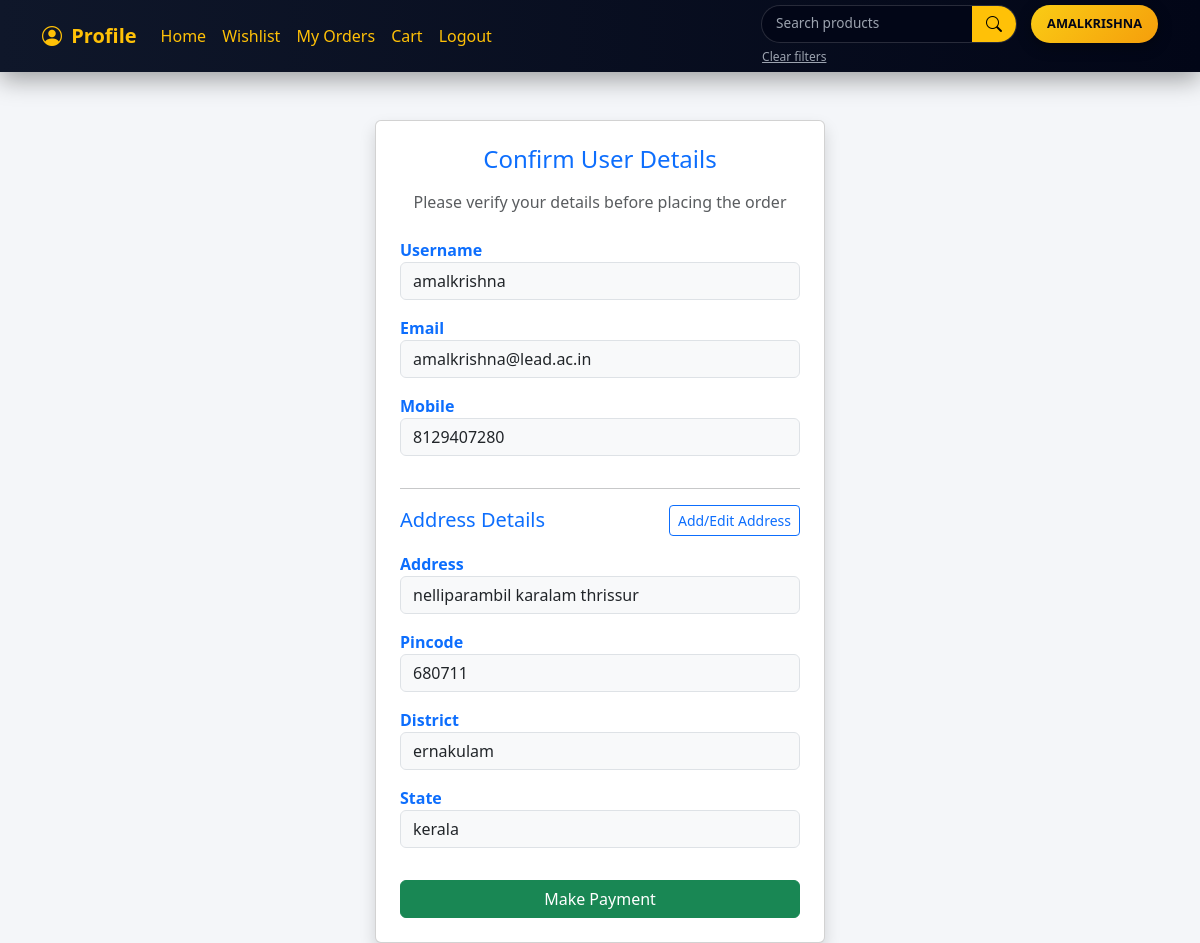
Screenshot of /order_confirm (signed in) with the database file from the repository.
### userapp/models.py (models this page shows, shortened)
class Customerdetails(models.Model):
    mobile=models.CharField(max_length=10,unique=True)
    user=models.OneToOneField(User,on_delete=models.CASCADE)
    is_active=models.BooleanField(default=True)
    otp=models.CharField(max_length=6,null=True,blank=True)
    otp_created_at = models.DateTimeField(null=True, blank=True)
    address=models.ForeignKey(CustomerAddress,on_delete=models.CASCADE,null=True, blank=True)
    password_length = models.IntegerField(default=0)

class CustomerAddress(models.Model):
    address=models.TextField()
    pincode=models.CharField(max_length=6)
    district=models.CharField(max_length=50)
    state=models.CharField(max_length=20)

### userapp/views.py (the view)
# urls.py: path('order_confirm',views.confirmation,name='order_confirm'),
@login_required
def confirmation(request):
    if not request.user.is_authenticated:
        return redirect('login_view')
    cart_items = CartProduct.objects.filter(cart__user=request.user)
    details=get_object_or_404(Customerdetails,user=request.user)
    return render(request,'order_confirmation.html',{'details':details})

### userapp/templates/order_confirmation.html (shortened to what this page needs)
{% extends "navbar.html" %}
{% block content %}
<div class="container mt-5 d-flex justify-content-center">
    <div class="card p-4 shadow" style="width: 450px;">
        <h4 class="text-center mb-3 text-primary">Confirm User Details</h4>
        <p class="text-center text-muted mb-4">
            Please verify your details before placing the order
        </p>
        <div class="mb-3">
            <label class="fw-bold text-primary">Username</label>
            <input type="text" class="form-control bg-light"
                   value="{{ details.user.username }}" readonly>
        </div>
        <div class="mb-3">
            <label class="fw-bold text-primary">Email</label>
            <input type="text" class="form-control bg-light"
                   value="{{ details.user.email }}" readonly>
        </div>
        <div class="mb-3">
            <label class="fw-bold text-primary">Mobile</label>
            <input type="text" class="form-control bg-light"
                   value="{{ details.mobile }}" readonly>
        </div>
        <hr>
        <div class="d-flex justify-content-between align-items-center mb-3">
            <h5 class="text-primary mb-0">Address Details</h5>
            <a href="{% url 'edit_address' %}"
               class="btn btn-sm btn-outline-primary">
                Add/Edit Address
            </a>
        </div>
        {% if details.address %}
        <div class="mb-3">
            <label class="fw-bold text-primary">Address</label>
            <input type="text" class="form-control bg-light"
                   value="{{ details.address.address }}" readonly>
        </div>
        <div class="mb-3">
            <label class="fw-bold text-primary">Pincode</label>
            <input type="text" class="form-control bg-light"
                   value="{{ details.address.pincode }}" readonly>
        </div>
        <div class="mb-3">
            <label class="fw-bold text-primary">District</label>
            <input type="text" class="form-control bg-light"
                   value="{{ details.address.district }}" readonly>
        </div>
        <div class="mb-3">
            <label class="fw-bold text-primary">State</label>
            <input type="text" class="form-control bg-light"
                   value="{{ details.address.state }}" readonly>
        </div>
        {% else %}
        <p class="text-danger text-center mb-3">
            Address not found. Please add an address before checkout.
        </p>
        {% endif %}
        {% if details.address %}
        <button type="button" class="btn btn-success w-100 mt-3" onclick="makePayment()">
            Make Payment
        </button>
        {% else %}
        <button class="btn btn-secondary w-100" disabled>Add address first</button>
        {% endif %}
    </div>
</div>
{% endblock content %}

### userapp/templates/navbar.html (shortened to what this page needs)
<!DOCTYPE html>
<html lang="en">
<head>
    <link href="https://cdn.jsdelivr.net/npm/bootstrap@5.3.8/dist/css/bootstrap.min.css" rel="stylesheet">
    <link rel="stylesheet" href="https://cdn.jsdelivr.net/npm/bootstrap-icons@1.11.1/font/bootstrap-icons.css">
</head>
<body>
<nav class="navbar navbar-expand-lg fixed-top">
    <div class="container">
        <a class="navbar-brand text-warning" href="{% url 'profile' %}">
            <i class="bi bi-person-circle me-1"></i> Profile
        </a>
        <div class="collapse navbar-collapse" id="mainNavbar">
            <ul class="navbar-nav me-auto">
                {% if user.is_authenticated %}
                <li class="nav-item">
                    <a class="nav-link" href="{% url 'user_dashboard' %}">Home</a>
                </li>
                {% else %}
                <li class="nav-item">
                    <a class="nav-link" href="{% url 'main_home' %}">Home</a>
                </li>
                {% endif %}
                <li class="nav-item">
                    <a class="nav-link" href="{% url 'view_wishlist' %}">Wishlist</a>
                </li>
                <li class="nav-item">
                    <a class="nav-link" href="{% url 'my_order' %}">My Orders</a>
                </li>
                <li class="nav-item">
                    <a class="nav-link" href="{% url 'view_cart' %}">Cart</a>
                </li>
                {% if user.is_authenticated %}
                <li class="nav-item">
                    <a class="nav-link text-danger" href="{% url 'logout_view' %}">Logout</a>
                </li>
                {% else %}
                <li class="nav-item">
                    <a class="nav-link text-danger" href="{% url 'logout_view' %}">Login</a>
                </li>
                {% endif %}
            </ul>
            <div class="navbar-right">
                <div class="search-wrap">
                    <form method="get" class="search-form">
                        <input type="text"
                               name="search"
                               class="search-input"
                               placeholder="Search products"
                               value="{{ request.GET.search }}">
                        <button type="submit" class="search-btn">
                            <i class="bi bi-search"></i>
                        </button>
                    </form>
                    <form method="get">
                        <button class="btn btn-link clear-btn">Clear filters</button>
                    </form>
                </div>
                {% if request.user.is_authenticated %}
                <span class="username-badge">
                    {{ request.user.username|upper }}
                </span>
                {% endif %}
            </div>
        </div>
    </div>
</nav>
<div class="container">
    {% block content %}{% endblock %}
</div>
</body>
</html>

### userapp/templates/navbar.html (style rules this page uses)
:root { --nav-height: 72px; --accent: #ffc107; --dark: #020617; }
body { background-color: #f4f6f9; padding-top: var(--nav-height); }
.navbar { height: var(--nav-height); background: linear-gradient(90deg, #0f172a, #020617); box-shadow: 0 8px 24px rgba(0,0,0,.35); }
.navbar-brand { font-weight: 700; font-size: 1.25rem; }
.navbar-nav .nav-link { color: var(--accent) !important; font-weight: 500; padding: 6px 14px; border-radius: 8px; transition: all .25s ease; }
.navbar-right { display: flex; align-items: flex-start; gap: 14px; }
.search-wrap { display: flex; flex-direction: column; }
.search-form { display: flex; height: 38px; border-radius: 999px; overflow: hidden; background: var(--dark); border: 1px solid rgba(255,255,255,.15); }
.search-input { width: 210px; background: transparent; border: none; color: #fff; padding: 0 14px; font-size: .85rem; }
.search-input::placeholder { color: #9ca3af; }
.search-btn { width: 44px; background: var(--accent); border: none; display: flex; align-items: center; justify-content: center; }
.clear-btn { font-size: .75rem; color: #9ca3af; padding: 0; margin-top: 2px; }
.username-badge { height: 38px; display: flex; align-items: center; padding: 0 16px; background: linear-gradient(135deg, #facc15, #f59e0b); color: #020617; border-radius: 999px; font-weight: 700; font-size: .8rem; box-shadow: 0 4px 14px rgba(0,0,0,.35); }

### rows the page displays
Customerdetails: user.username "amalkrishna", user.email "amalkrishna@lead.ac.in", mobile "8129407280", address.address "nelliparambil karalam thrissur", address.pincode "680711", address.district "ernakulam", address.state "kerala"

### other values shown
{{ request.user.username|upper }} "AMALKRISHNA"
